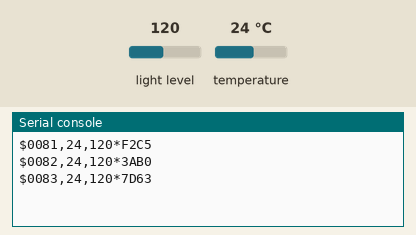
Recording of a program running on a simulated BBC micro:bit running MicroPython. On the bench: the last lines printed to the serial console. The test bench sets the inputs (shaded band); at power-on: light level 120, temperature 24 °C.

Above: at 1.2 s.
1.3 s: light level set to 5
At 1.8 s:
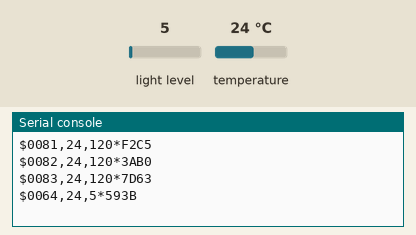
3.5 s: temperature set to 12 °C
At 3.9 s:
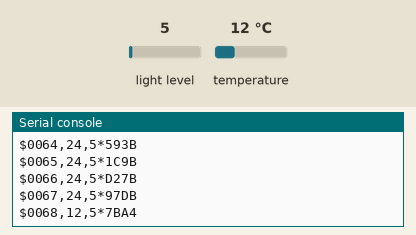
5.5 s: light level set to 64
At 5.9 s:
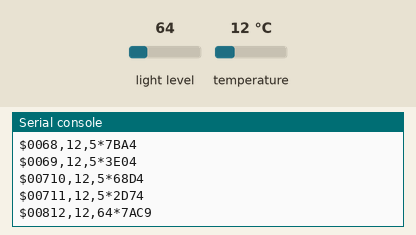
7.5 s: temperature set to 19 °C
At 8.0 s:
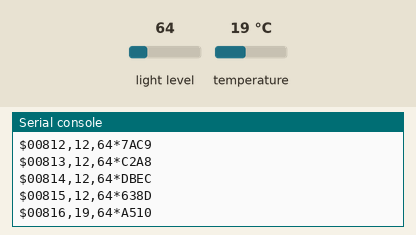
10.0 s: light level set to 128
At 10.5 s:
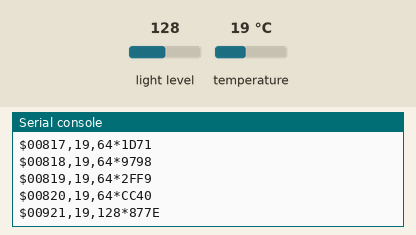
13.0 s: temperature set to 28 °C
At 13.5 s:
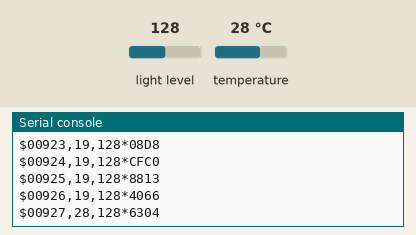
Timing chart, 0 to 16.0 s (numbered marks = the images above; inputs shaded):
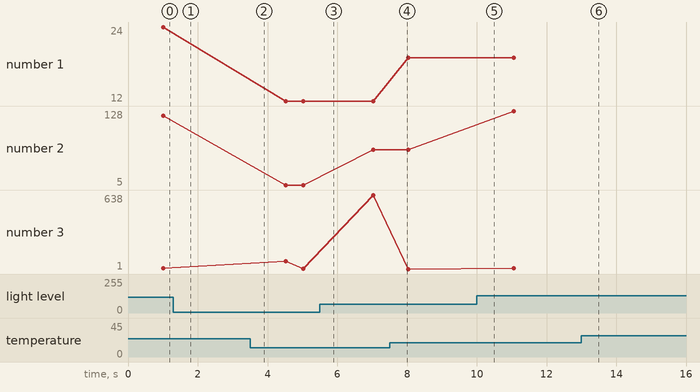

Measured:
- after the input at 1.3 s, the serial console: prints a new line after 0.21 s (image 1)
- after the input at 3.5 s, the serial console: prints a new line at once (image 2)
- after the input at 5.5 s, the serial console: prints a new line at once (image 3)
- after the input at 7.5 s, the serial console: prints a new line at once (image 4)
- after the input at 10.0 s, the serial console: prints a new line after 0.05 s (image 5)
- after the input at 13.0 s, the serial console: prints a new line after 0.07 s (image 6)
- plotted number 1: 24 → 12 after the input at 3.5 s, 12 → 19 after the input at 7.5 s
- plotted number 2: 5 → 64 after the input at 5.5 s, 64 → 128 after the input at 10.0 s

The program:

main.py
```python
# Lab 15 - device side: send readings to the PC as framed serial lines.
# Frame:  $LLL<payload>*CCCC   then a line end
#   $      start marker: the gateway resynchronises on it after garbage
#   LLL    payload length, 3 decimal digits: catches dropped or extra bytes
#   *CCCC  CRC-16/CCITT-FALSE of the payload, 4 hex digits: catches flipped bits
# payload: "<seq>,<temp>,<light>"  (never contains $ * or a line end)
from microbit import *

PERIOD_MS = 500


def crc16(text):
    crc = 0xFFFF
    for ch in text:
        crc ^= ord(ch) << 8
        for _ in range(8):
            crc = ((crc << 1) ^ 0x1021) if crc & 0x8000 else (crc << 1)
            crc &= 0xFFFF
    return crc


def frame(payload):
    return "${:03d}{}*{:04X}".format(len(payload), payload, crc16(payload))


def new_state():
    return {"seq": 0}


def step(state):
    state["seq"] += 1
    payload = "{},{},{}".format(state["seq"], temperature(), display.read_light_level())
    print(frame(payload))          # print adds the line end


def main():
    state = new_state()
    while True:
        step(state)
        sleep(PERIOD_MS)


if __name__ == "__main__":
    main()
```
